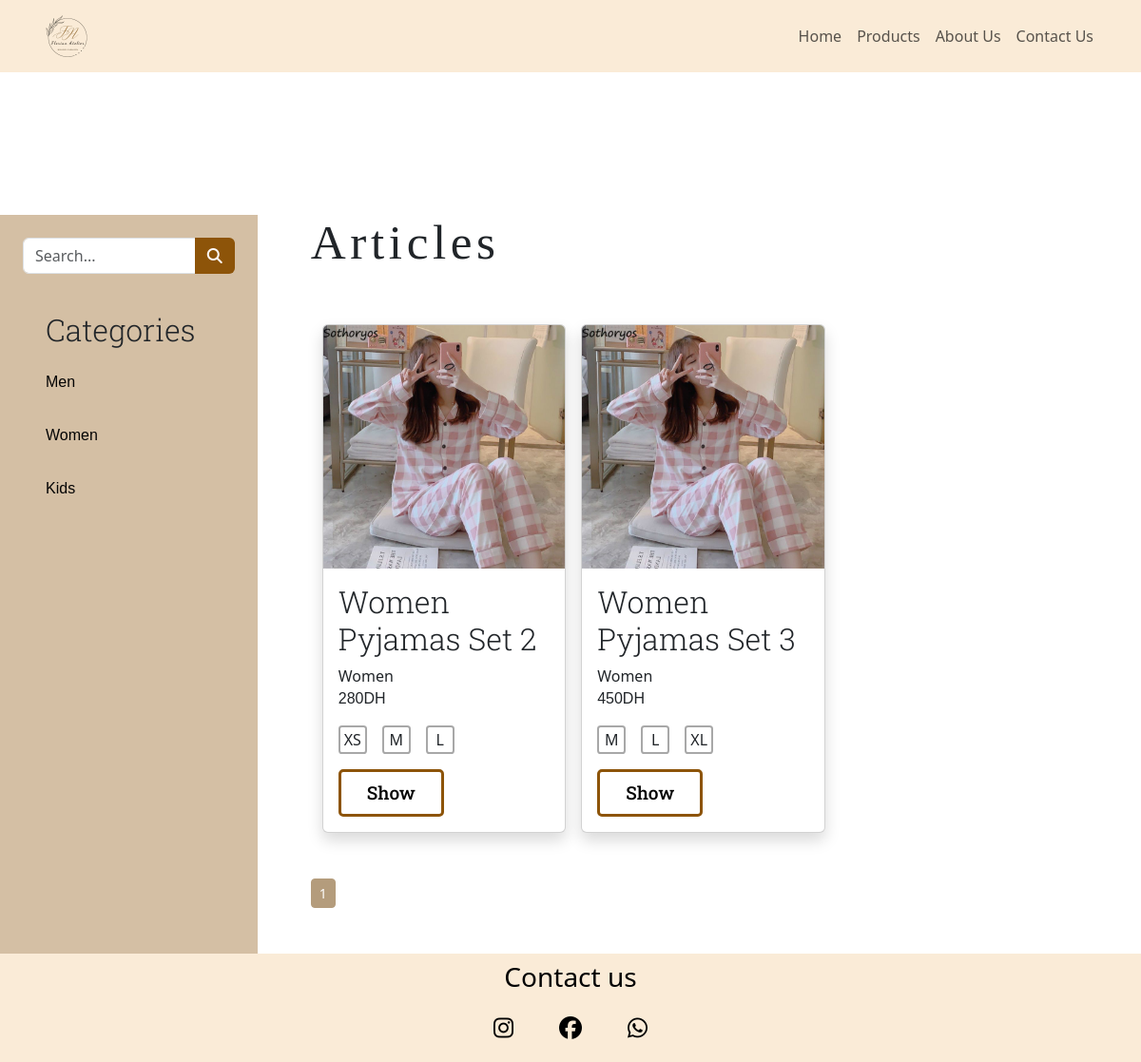
Screenshot of /Code/User/articls.php?category=2 with the database file from the repository.
### tables this page shows
CREATE TABLE `categories` (
  `id_category` int(11) NOT NULL,
  `name_category` varchar(50) NOT NULL
);

CREATE TABLE `products` (
  `Id_product` int(11) NOT NULL,
  `nom_product` varchar(50) NOT NULL,
  `description` varchar(50) NOT NULL,
  `price` int(11) NOT NULL,
  `id_category` int(11) DEFAULT NULL
);

CREATE TABLE `images` (
  `id_image` int(11) NOT NULL,
  `url_image` varchar(50) NOT NULL,
  `Id_product` int(11) NOT NULL
);

CREATE TABLE `size` (
  `Id_size` int(11) NOT NULL,
  `name_size` varchar(50) NOT NULL
);

### Code/Admin/manager/gestioncategory.php (called while the page is built, shortened)
<?php
require_once(__ROOT__ . '/Entity/category.php');
class Gestioncategory {
    private $db;
    function __construct() {
        $DB_HOST='localhost';
        $DB_USER='root';
        $DB_PASSWORD='';
        $DB_DATABSE='FILL-ROUGE';
        $this->db = new PDO("mysql:host={$DB_HOST};dbname={$DB_DATABSE}", $DB_USER, $DB_PASSWORD);
        $this->db->setAttribute(PDO::ATTR_ERRMODE, PDO::ERRMODE_EXCEPTION);
    }
    public function Select($where) {
        $sql = 'SELECT id_category, name_category FROM categories';
        if ($where != null) {
            $sql .= " WHERE $where";
        }
        $stmt = $this->db->prepare($sql);
        $stmt->execute();
        $category_data = $stmt->fetchAll(PDO::FETCH_ASSOC);
        $categorys = array();
        foreach ($category_data as $category_data) {
            $category = new category();
            $category->setId($category_data['id_category']);
            $category->setName($category_data['name_category']);
            array_push($categorys, $category);
        }
        return $categorys;
    }
}
?>

### Code/Admin/Entity/category.php (called while the page is built)
<?php
class Category {
    private $Id;
    private $Name;
    public function getId() {
        return $this->Id;
    }
    public function setId($id) {
        $this->Id = $id;
    }
    public function getName() {
        return $this->Name;
    }
    public function setName($name) {
        $this->Name = $name;
    }
}
?>

### Code/Admin/manager/gestionproduct.php (called while the page is built, shortened)
<?php
require_once(__ROOT__ . '/Entity/product.php');
class Gestionproduct {
    private $db;
    function __construct() {
        $DB_HOST='localhost';
        $DB_USER='root';
        $DB_PASSWORD='';
        $DB_DATABSE='FILL-ROUGE';
        $this->db = new PDO("mysql:host={$DB_HOST};dbname={$DB_DATABSE}", $DB_USER, $DB_PASSWORD);
        $this->db->setAttribute(PDO::ATTR_ERRMODE, PDO::ERRMODE_EXCEPTION);
    }
    public function selectWithPagination($column, $value, $perPage = 1) {
        $where = '';
        $params = array();
        if (!empty($column) && !empty($value)) {
            $where = "WHERE $column LIKE :value";
            $params[':value'] = "$value%";
        }
        $countQuery = "SELECT COUNT(*) as count FROM products $where";
        $countStmt = $this->db->prepare($countQuery);
        $countStmt->execute($params);
        $totalCount = $countStmt->fetch(PDO::FETCH_ASSOC)['count'];
        $currentPage = isset($_GET['page']) ? (int)$_GET['page'] : 1;
        $offset = ($currentPage - 1) * $perPage;
        $limit = $perPage;
        $query = "SELECT * FROM products $where LIMIT $limit OFFSET $offset";
        $stmt = $this->db->prepare($query);
        $stmt->execute($params);
        $product_data = $stmt->fetchAll(PDO::FETCH_ASSOC);
        $products = array();
        foreach ($product_data as $product_data) {
            $product = new Product();
            $product->setId($product_data['Id_product']);
            $product->setName($product_data['nom_product']);
            $product->setDescription($product_data['description']);
            $product->setPrice($product_data['price']);
            $product->setCategory($product_data['id_category']);
            array_push($products, $product);
        }
        $totalPages = ceil($totalCount / $perPage);
        return array(
            'query'=>$query,
            'result' => $products,
            'currentPage' => $currentPage,
            'totalCount' => $totalCount,
            'totalPages' => $totalPages
        );
    }
}
?>

### Code/Admin/manager/gestionimage.php (called while the page is built, shortened)
<?php
require_once(__ROOT__ . '/Entity/image.php');
class Gestionimage {
    private $db;
    function __construct() {
        $DB_HOST='localhost';
        $DB_USER='root';
        $DB_PASSWORD='';
        $DB_DATABSE='FILL-ROUGE';
        $this->db = new PDO("mysql:host={$DB_HOST};dbname={$DB_DATABSE}", $DB_USER, $DB_PASSWORD);
        $this->db->setAttribute(PDO::ATTR_ERRMODE, PDO::ERRMODE_EXCEPTION);
    }
    public function Select($where) {
        $sql = 'SELECT id_image, url_image,Id_product FROM images';
        if ($where != null) {
            $sql .= " WHERE $where";
        }
        $stmt = $this->db->prepare($sql);
        $stmt->execute();
        $image_data = $stmt->fetchAll(PDO::FETCH_ASSOC);
        $images = array();
        foreach ($image_data as $image_data) {
            $image = new image();
            $image->setId($image_data['id_image']);
            $image->setName($image_data['url_image']);
            $image->setProduct($image_data['Id_product']);
            array_push($images, $image);
        }
        return $images;
    }
}
?>

### Code/Admin/Entity/product.php (called while the page is built, shortened)
<?php
class Product {
    private $Price;
    private $Category;
    private $Id;
    private $Name;
    public function getId() {
        return $this->Id;
    }
    public function setId($id) {
        $this->Id = $id;
    }
    public function getName() {
        return $this->Name;
    }
    public function setName($name) {
        $this->Name = $name;
    }
    public function getPrice() {
        return $this->Price;
    }
    public function setPrice($price) {
        $this->Price = $price;
    }
    public function getCategory() {
        return $this->Category;
    }
    public function setCategory($category) {
        $this->Category = $category;
    }
}
?>

### Code/Admin/Entity/image.php (called while the page is built, shortened)
<?php
class Image{
      private $Name;
      public function getName() {
          return $this->Name;
      }
      public function setName($name) {
          $this->Name = $name;
      }
}
?>

### Code/Admin/manager/gestionassociation.php (called while the page is built, shortened)
<?php
require_once(__ROOT__ . '/Entity/association.php');
class Gestionassociation {
    private $db;
    function __construct() {
        $DB_HOST='localhost';
        $DB_USER='root';
        $DB_PASSWORD='';
        $DB_DATABSE='FILL-ROUGE';
        $this->db = new PDO("mysql:host={$DB_HOST};dbname={$DB_DATABSE}", $DB_USER, $DB_PASSWORD);
        $this->db->setAttribute(PDO::ATTR_ERRMODE, PDO::ERRMODE_EXCEPTION);
    }
    public function Select($where,$table) {
        $sql = "SELECT Id_product, Id_association FROM $table";
        if ($where != null) {
            $sql .= " WHERE $where";
        }
        $stmt = $this->db->prepare($sql);
        $stmt->execute();
        $association_data = $stmt->fetchAll(PDO::FETCH_ASSOC);
        $associations = array();
        foreach ($association_data as $association_data) {
            $association = new association();
            $association->setIdassociation($association_data['Id_association']);
            $association->setIdproduct($association_data['Id_product']);
            array_push($associations, $association);
        }
        return $associations;
    }
}
?>

### Code/Admin/manager/gestionsize.php (called while the page is built, shortened)
<?php
class Gestionsize {
    function __construct() {
        $DB_HOST='localhost';
        $DB_USER='root';
        $DB_PASSWORD='';
        $DB_DATABSE='FILL-ROUGE';
        $this->db = new PDO("mysql:host={$DB_HOST};dbname={$DB_DATABSE}", $DB_USER, $DB_PASSWORD);
    }
}
?>

### Code/Admin/Entity/association.php (called while the page is built, shortened)
<?php
class Association {
    private $Idassociation;
    public function getIdassociation() {
        return $this->Idassociation;
    }
    public function setIdassociation($Idassociation) {
        $this->Idassociation = $Idassociation;
    }
}
?>

### Code/User/articls.php (the view, shortened to what this page needs)
<?php
include './includes/head.php';
include "../Admin/manager/gestionproduct.php";
$gestionproduct = new Gestionproduct();
$products = $gestionproduct->selectWithPagination(null,null, 6);
include "../Admin/manager/gestioncategory.php";
$gestioncategory = new Gestioncategory();
$categorys = $gestioncategory->Select(null);
include "../Admin/manager/gestionsize.php";
$gestionsize = new Gestionsize();
include "../Admin/manager/gestionassociation.php";
$gestionassociation = new Gestionassociation();
include "../Admin/manager/gestionimage.php";
$gestionimage = new Gestionimage();
if(isset($_GET["category"]))
{
  $products = $gestionproduct->selectWithPagination('id_category',$_GET["category"], 6);
}
?>
<body>
  <?php
  include './includes/navbar.php'
  ?>
  <div class="d-flex flex-lg-row flex-md-row flex-column gap-2">
    <div class="sidebar  w-auto  p-4 ">
      <form action="" method="post">
        <div class="input-group mb-3">
          <input type="text" class="form-control" name="search" placeholder="Search..." aria-label="Search" aria-describedby="search-btn">
          <button class="btn btncolor" name="submit" type="submit" id="search-btn"><i class="fa-solid fa-magnifying-glass"></i></button>
        </div>
      </form>
      <div class="d-flex flex-column p-4 gap-3">
        <h2>Categories</h2>
        <?php
        foreach ($categorys as $category) {
        ?>
          <p><a href="articls.php?category=<?= $category->getId() ?>" class="category"><?= $category->getName() ?></a></p>
        <?php  } ?>
      </div>
    </div>
    <div class="container cards d-flex flex-column gap-5 justify-content-center p-5">
      <h1>Articles</h1>
      <div class="container">
        <div class="row row-cols-1 row-cols-md-2 row-cols-lg-3 g-3">
          <?php
          foreach ($products["result"] as $product) {
            $idcategory = $product->getCategory();
            $wherecategory = "id_category = $idcategory";
            $categorys = $gestioncategory->Select($wherecategory);
            $idproduct = $product->getId();
            $whereassociation = "Id_product = $idproduct";
            $color_products = $gestionassociation->Select($whereassociation, "products_color");
            $size_products = $gestionassociation->Select($whereassociation, "products_size");
            $image_products = $gestionimage->Select($whereassociation);
            $category = $categorys[0];
            $categoryName = $category->getName();
          ?>
            <div class="col">
              <div class="card shadow  rounded">
                <img src="../Assets/images/<?= $image_products[0]->getName() ?>" class="card-img-top" style="height: 16rem;" alt="...">
                <div class="card-body">
                  <h5 class="card-title"><?= $product->getName() ?></h5>
                  <div class="card-text">
                    <a><?= $categoryName ?></a>
                    <p><?= $product->getPrice() ?>DH</p>
                    <div class="d-flex gap-3">
                      <?php
                      foreach ($size_products as $size) {
                        $idsize = $size->getIdassociation();
                        $wheresize = "Id_size= $idsize";
                        $sizes = $gestionsize->Select($wheresize);
                        foreach ($sizes as $size) {
                      ?>
                          <div class="circle  d-flex justify-content-center align-items-center ">
                            <span class="circle-char"><?= $size->getName() ?></span>
                          </div>
                      <?php
                        }
                      }
                      ?>
                    </div>
                  </div>
                  <form action="product.php" method="post">
                    <input type="submit" value="Show" name="show" class="btn btn-color btn-block btn-flat mt-3 w-50">
                  </form>
                </div>
              </div>
            </div>
          <?php }
          ?>
        </div>
      </div>
      <div>
        <ul class="pagination pagination-sm m-0 ">
          <?php
          for ($i = 1; $i <= $products['totalPages']; $i++) :
            if ($i == $products['currentPage']) {
              echo '<li class="page-item active"> <a  class="page-link " href="#">' . $i . '</a> </li>';
            } else {
              echo '<li class="page-item "> <a  class="page-link " href="?page=' . $i . '">' . $i . '</a> </li>';
            }
          endfor;
          ?>
        </ul>
      </div>
    </div>
  </div>
  <?php
  include './includes/footer.php'
  ?>
</body>
</html>

### Code/Assets/style.css (style rules this page uses)
h1 { font-family: 'Dancing Script'; font-size: 3.2rem; font-weight: 500; letter-spacing: 0.09em; }
h2, h5 { font-family: 'Roboto Slab', serif; font-size: 2rem; font-weight: 300; }
p { font-family:Arial, Helvetica, sans-serif; font-size: 1rem; font-weight: 300; }
.category { text-decoration: none; color: #040404; }
.btn.btn-flat { font-family: 'Roboto Slab', serif; font-size: 1.2rem; font-weight: 500; border-radius: 5px; border: 3px solid #8D5409; height: 50px; background: transparent; -webkit-transition: 0.9s; transition: 0.9s; }
.btn-flat.btn-color { color: #040404; background: linear-gradient(30deg, #8D5409 50%, transparent 50%); background-position: right bottom; background-size: 300% 100%; }
.btncolor { color: #fffafa !important; background-color: #8D5409 !important; }
.circle { width: 20px; height: 20px; border-radius: 50%; }
.sidebar { margin-top: 150px; left: 0; background-color: #bb996d9f; }
.page-link { background-color: #B49C7C !important; color: white !important; border-color: #B49C7C !important; }
.cards { margin-top: 100px; }
.circle { width: 30px; height: 30px; border-radius: 12%; border: 2px solid #00000057; }

### rows the page displays
categories: name_category "Men"
categories: name_category "Women"
categories: name_category "Kids"
products: images.url_image (picture), nom_product "Women Pyjamas Set 2", id_category.name_category "Women", price "280", size.name_size "M", size.name_size "L"
size: name_size "XS"
products: images.url_image (picture), nom_product "Women Pyjamas Set 3", id_category.name_category "Women", price "450"
size: name_size "M"
size: name_size "L"
size: name_size "XL"
